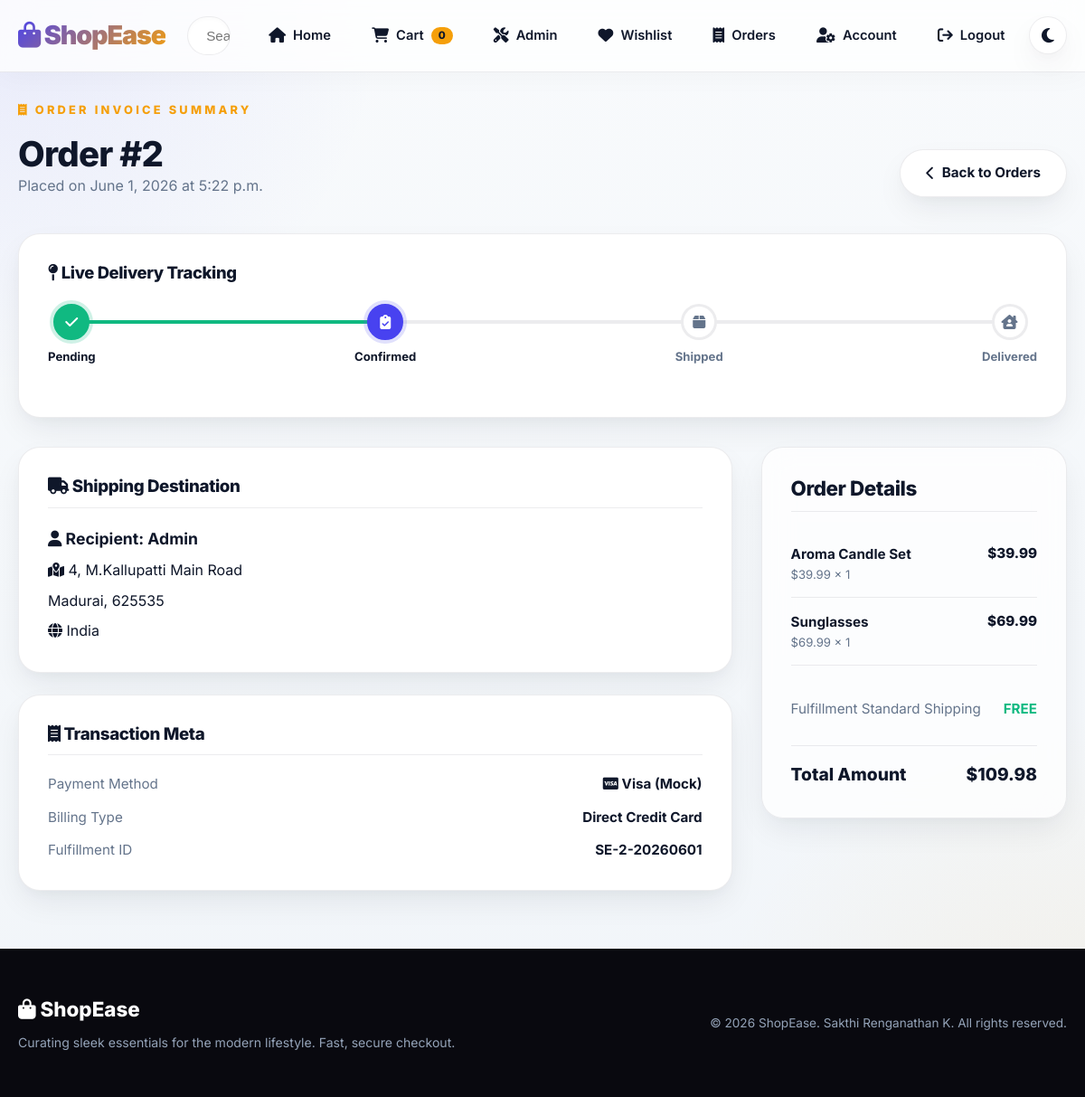
The page /order/2/ (signed in) on the database its author committed.
### store/models.py (models this page shows, shortened)
class Order(models.Model):
    ORDER_STATUS_CHOICES = [
        ('pending', 'Pending'),
        ('confirmed', 'Confirmed'),
        ('shipped', 'Shipped'),
        ('delivered', 'Delivered'),
        ('cancelled', 'Cancelled'),
    ]
    id = models.AutoField(primary_key=True)
    user = models.ForeignKey(User, on_delete=models.CASCADE, related_name='orders')
    total_amount = models.DecimalField(max_digits=10, decimal_places=2, validators=[MinValueValidator(0)])
    order_date = models.DateTimeField(auto_now_add=True)
    status = models.CharField(max_length=20, choices=ORDER_STATUS_CHOICES, default='pending')
    shipping_address = models.CharField(max_length=500)
    shipping_city = models.CharField(max_length=100)
    shipping_zipcode = models.CharField(max_length=20)
    shipping_country = models.CharField(max_length=100)
    updated_at = models.DateTimeField(auto_now=True)
    class Meta:
        ordering = ['-order_date']

class OrderItem(models.Model):
    id = models.AutoField(primary_key=True)
    order = models.ForeignKey(Order, on_delete=models.CASCADE, related_name='items')
    product = models.ForeignKey(Product, on_delete=models.CASCADE)
    quantity = models.IntegerField(validators=[MinValueValidator(1)])
    price = models.DecimalField(max_digits=10, decimal_places=2, validators=[MinValueValidator(0)])
    @property
    def total_price(self):
        return self.quantity * self.price

class Product(models.Model):
    id = models.AutoField(primary_key=True)
    name = models.CharField(max_length=255)
    price = models.DecimalField(max_digits=10, decimal_places=2, validators=[MinValueValidator(0)])
    description = models.TextField()
    image = models.ImageField(upload_to='products/', blank=True, null=True)
    image_url = models.URLField(blank=True, null=True)
    category = models.ForeignKey(Category, on_delete=models.CASCADE, related_name='products')
    stock = models.IntegerField(default=0, validators=[MinValueValidator(0)])
    created_at = models.DateTimeField(auto_now_add=True)
    updated_at = models.DateTimeField(auto_now=True)
    class Meta:
        ordering = ['-created_at']

### store/views.py (the view)
# urls.py: path('order/<int:order_id>/', views.order_detail, name='order_detail'),
@login_required(login_url='login')
def order_detail(request, order_id):
    order = get_object_or_404(Order, id=order_id, user=request.user)
    context = {
        'order': order,
        'order_items': order.items.all(),
    }
    return render(request, 'store/order_detail.html', context)

### store/context_processors.py (called while the page is built)
def cart_context(request):
    cart = request.session.get('cart', {})
    cart_count = sum(cart.values()) if isinstance(cart, dict) else 0
    return {
        'cart_count': cart_count,
    }

### store/templates/store/order_detail.html (shortened to what this page needs)
{% extends 'store/base.html' %}
{% block content %}
<section class="order-detail-page" style="margin-top: 1rem;">
    <div style="margin-bottom: 2.5rem; display: flex; justify-content: space-between; align-items: flex-end; flex-wrap: wrap; gap: 1.5rem;">
        <div>
            <p class="eyebrow"><i class="fa-solid fa-receipt"></i> Order Invoice Summary</p>
            <h1 style="font-size: 2.4rem;">Order #{{ order.id }}</h1>
            <p style="color: var(--text-muted);">Placed on {{ order.order_date|date:'F j, Y \a\t g:i a' }}</p>
        </div>
        <a class="btn btn-secondary" href="{% url 'order_history' %}"><i class="fa-solid fa-chevron-left"></i> Back to Orders</a>
    </div>
    {% if order.status == 'cancelled' %}
        <div class="message error" style="margin-bottom: 2.5rem; border-radius: var(--radius-md); padding: 1.5rem;">
            <i class="fa-solid fa-circle-exclamation" style="font-size: 1.5rem;"></i>
            <div>
                <strong style="font-size: 1.1rem; display: block; margin-bottom: 0.25rem;">Order Cancelled</strong>
                <span>This transaction was cancelled and cannot be processed further. If this is an error, please reach out to customer assistance.</span>
            </div>
        </div>
    {% else %}
        <div class="order-tracking-wrapper">
            <h3 style="font-size: 1.15rem; margin-bottom: 1.5rem;"><i class="fa-solid fa-map-pin"></i> Live Delivery Tracking</h3>
            <div class="tracking-bar">
                <div class="tracking-bar-progress" style="width: {% if order.status == 'delivered' %}100%{% elif order.status == 'shipped' %}66%{% elif order.status == 'confirmed' %}33%{% else %}0%{% endif %};"></div>
                <div class="tracking-node {% if order.status == 'pending' %}active{% else %}completed{% endif %}">
                    <span class="tracking-icon">
                        <i class="fa-solid {% if order.status == 'pending' %}fa-spinner fa-spin{% else %}fa-check{% endif %}"></i>
                    </span>
                    <span class="tracking-label">Pending</span>
                </div>
                <div class="tracking-node {% if order.status == 'confirmed' %}active{% elif order.status == 'shipped' or order.status == 'delivered' %}completed{% endif %}">
                    <span class="tracking-icon">
                        <i class="fa-solid {% if order.status == 'confirmed' %}fa-clipboard-check{% elif order.status == 'shipped' or order.status == 'delivered' %}fa-check{% else %}fa-receipt{% endif %}"></i>
                    </span>
                    <span class="tracking-label">Confirmed</span>
                </div>
                <div class="tracking-node {% if order.status == 'shipped' %}active{% elif order.status == 'delivered' %}completed{% endif %}">
                    <span class="tracking-icon">
                        <i class="fa-solid {% if order.status == 'shipped' %}fa-truck-fast{% elif order.status == 'delivered' %}fa-check{% else %}fa-box{% endif %}"></i>
                    </span>
                    <span class="tracking-label">Shipped</span>
                </div>
                <div class="tracking-node {% if order.status == 'delivered' %}completed{% endif %}">
                    <span class="tracking-icon">
                        <i class="fa-solid fa-house-chimney-user"></i>
                    </span>
                    <span class="tracking-label">Delivered</span>
                </div>
            </div>
        </div>
    {% endif %}
    <div class="cart-grid">
        <div style="display: flex; flex-direction: column; gap: 1.5rem;">
            <div class="order-info-card" style="background: var(--surface-solid); border: 1px solid var(--border); border-radius: var(--radius-lg); padding: 2rem; box-shadow: var(--shadow);">
                <h3 style="border-bottom: 1px solid var(--border); padding-bottom: 0.75rem; margin-bottom: 1.25rem;"><i class="fa-solid fa-truck"></i> Shipping Destination</h3>
                <div style="font-size: 1rem; display: flex; flex-direction: column; gap: 0.5rem; color: var(--text);">
                    <p style="font-weight: 700; font-size: 1.1rem;"><i class="fa-solid fa-user"></i> Recipient: {{ order.user.username|capfirst }}</p>
                    <p><i class="fa-solid fa-map-location-dot"></i> {{ order.shipping_address }}</p>
                    <p>{{ order.shipping_city }}, {{ order.shipping_zipcode }}</p>
                    <p><i class="fa-solid fa-globe"></i> {{ order.shipping_country }}</p>
                </div>
            </div>
            <div class="order-info-card" style="background: var(--surface-solid); border: 1px solid var(--border); border-radius: var(--radius-lg); padding: 2rem; box-shadow: var(--shadow);">
                <h3 style="border-bottom: 1px solid var(--border); padding-bottom: 0.75rem; margin-bottom: 1.25rem;"><i class="fa-solid fa-receipt"></i> Transaction Meta</h3>
                <div style="font-size: 0.95rem; display: flex; flex-direction: column; gap: 0.75rem;">
                    <div style="display: flex; justify-content: space-between;">
                        <span style="color: var(--text-muted);">Payment Method</span>
                        <strong style="color: var(--text);"><i class="fa-brands fa-cc-visa"></i> Visa (Mock)</strong>
                    </div>
                    <div style="display: flex; justify-content: space-between;">
                        <span style="color: var(--text-muted);">Billing Type</span>
                        <strong style="color: var(--text);">Direct Credit Card</strong>
                    </div>
                    <div style="display: flex; justify-content: space-between;">
                        <span style="color: var(--text-muted);">Fulfillment ID</span>
                        <strong style="color: var(--text);">SE-{{ order.id }}-{{ order.order_date|date:'Ymd' }}</strong>
                    </div>
                </div>
            </div>
        </div>
        <div class="order-summary-panel">
            <h2>Order Details</h2>
            <ul class="checkout-items" style="max-height: 300px; overflow-y: auto;">
                {% for item in order_items %}
                    <li style="display: flex; justify-content: space-between; padding: 0.85rem 0; border-bottom: 1px solid var(--border);">
                        <div>
                            <span style="font-weight: 700; font-size: 0.95rem; color: var(--text);">{{ item.product.name }}</span>
                            <span style="color: var(--text-muted); font-size: 0.82rem; display: block;">
                                ${{ item.price }} x {{ item.quantity }}
                            </span>
                        </div>
                        <strong class="price" style="font-size: 0.95rem;">${{ item.total_price }}</strong>
                    </li>
                {% endfor %}
            </ul>
            <div class="summary-row" style="margin-top: 1rem;">
                <span style="color: var(--text-muted);">Fulfillment Standard Shipping</span>
                <span style="color: var(--success); font-weight: 700;">FREE</span>
            </div>
            <div class="summary-row total" style="border-top: 1px solid var(--border); padding-top: 1rem; margin-top: 0.5rem;">
                <span>Total Amount</span>
                <span>${{ order.total_amount }}</span>
            </div>
        </div>
    </div>
</section>
{% endblock %}

### store/templates/store/base.html (shortened to what this page needs)
<!DOCTYPE html>
<html lang="en" data-theme="light">
<head>
    {% load static %}
    <link rel="stylesheet" href="https://cdnjs.cloudflare.com/ajax/libs/font-awesome/6.4.0/css/all.min.css" />
    <link rel="stylesheet" href="{% static 'css/style.css' %}" />
</head>
<body>
    <header class="topbar">
        <div class="header-inner">
            <a class="brand" href="{% url 'home' %}">
                <i class="fa-solid fa-bag-shopping"></i> ShopEase
            </a>
            <form class="search-form" action="{% url 'home' %}" method="get">
                <input type="search" name="search" placeholder="Search premium essentials..." value="{{ request.GET.search }}" aria-label="Search products" />
            </form>
            <nav class="nav-links">
                <a class="nav-link" href="{% url 'home' %}"><i class="fa-solid fa-house"></i> Home</a>
                <a class="nav-link" href="{% url 'cart' %}">
                    <i class="fa-solid fa-cart-shopping"></i>
                    <span>Cart</span>
                    <span class="badge">{{ cart_count }}</span>
                </a>
                {% if user.is_authenticated %}
                    {% if user.is_staff %}
                        <a class="nav-link" href="/admin/"><i class="fa-solid fa-screwdriver-wrench"></i> Admin</a>
                    {% endif %}
                    <a class="nav-link" href="{% url 'wishlist' %}"><i class="fa-solid fa-heart"></i> Wishlist</a>
                    <a class="nav-link" href="{% url 'order_history' %}"><i class="fa-solid fa-receipt"></i> Orders</a>
                    <a class="nav-link" href="{% url 'profile' %}"><i class="fa-solid fa-user-gear"></i> Account</a>
                    <a class="nav-link" href="{% url 'logout' %}"><i class="fa-solid fa-arrow-right-from-bracket"></i> Logout</a>
                {% else %}
                    <a class="nav-link" href="{% url 'login' %}"><i class="fa-solid fa-arrow-right-to-bracket"></i> Login</a>
                    <a class="nav-link" href="{% url 'register' %}"><i class="fa-solid fa-user-plus"></i> Sign Up</a>
                {% endif %}
                <button id="theme-toggle" class="theme-toggle-btn" aria-label="Toggle light and dark mode">
                    <i class="fa-solid fa-moon"></i>
                </button>
            </nav>
        </div>
    </header>
    <main class="site-content container">
        {% block content %}{% endblock %}
    </main>
    <footer class="footer">
        <div class="footer-inner">
            <div>
                <p class="footer-brand"><i class="fa-solid fa-bag-shopping"></i> ShopEase</p>
                <p class="footer-copy">Curating sleek essentials for the modern lifestyle. Fast, secure checkout.</p>
            </div>
            <p class="footer-note">&copy; {% now 'Y' %} ShopEase. Sakthi Renganathan K. All rights reserved.</p>
        </div>
    </footer>
</body>
</html>

### rows shown on the page
Order: id "2", order_date "June 1, 2026 at 5:22 p.m.", user.username "Admin", shipping_address "4, M.Kallupatti Main Road", shipping_city "Madurai", shipping_zipcode "625535", shipping_country "India", order_date "20260601", total_amount "109.98"
OrderItem: product.name "Aroma Candle Set", price "39.99", quantity "1", total_price "39.99"
OrderItem: product.name "Sunglasses", price "69.99", quantity "1", total_price "69.99"

### other values the page prints
{{ cart_count }} "0"
